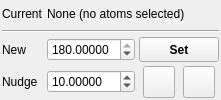
      <widget class="QWidget" name="TorsionTab">
       <property name="toolTip">
        <string>Change the torsion angle made by four selected atoms</string>
       </property>
       <attribute name="title">
        <string>Torsion</string>
       </attribute>
       <layout class="QHBoxLayout" name="horizontalLayout_7">
        <property name="spacing">
         <number>4</number>
        </property>
        <property name="margin">
         <number>2</number>
        </property>
        <item>
         <layout class="QGridLayout" name="gridLayout_3">
          <item row="0" column="0">
           <widget class="QLabel" name="label_7">
            <property name="text">
             <string>Current</string>
            </property>
           </widget>
          </item>
          <item row="0" column="1" colspan="2">
           <widget class="QLabel" name="TorsionLabel">
            <property name="text">
             <string>None (no atoms selected)</string>
            </property>
           </widget>
          </item>
          <item row="4" column="0">
           <widget class="QLabel" name="label_8">
            <property name="text">
             <string>New</string>
            </property>
           </widget>
          </item>
          <item row="1" column="0" colspan="3">
           <widget class="Line" name="line_3">
            <property name="orientation">
             <enum>Qt::Horizontal</enum>
            </property>
           </widget>
          </item>
          <item row="4" column="1">
           <widget class="QDoubleSpinBox" name="NewTorsionSpin">
            <property name="sizePolicy">
             <sizepolicy hsizetype="Expanding" vsizetype="Fixed">
              <horstretch>0</horstretch>
              <verstretch>0</verstretch>
             </sizepolicy>
            </property>
            <property name="decimals">
             <number>5</number>
            </property>
            <property name="minimum">
             <double>-180.000000000000000</double>
            </property>
            <property name="maximum">
             <double>180.000000000000000</double>
            </property>
            <property name="value">
             <double>180.000000000000000</double>
            </property>
           </widget>
          </item>
          <item row="5" column="0">
           <widget class="QLabel" name="label_9">
            <property name="text">
             <string>Nudge</string>
            </property>
           </widget>
          </item>
          <item row="5" column="1">
           <widget class="QDoubleSpinBox" name="NudgeTorsionSpin">
            <property name="sizePolicy">
             <sizepolicy hsizetype="Expanding" vsizetype="Fixed">
              <horstretch>0</horstretch>
              <verstretch>0</verstretch>
             </sizepolicy>
            </property>
            <property name="decimals">
             <number>5</number>
            </property>
            <property name="minimum">
             <double>-180.000000000000000</double>
            </property>
            <property name="maximum">
             <double>180.000000000000000</double>
            </property>
            <property name="value">
             <double>10.000000000000000</double>
            </property>
           </widget>
          </item>
          <item row="5" column="2">
           <layout class="QHBoxLayout" name="horizontalLayout_4">
            <item>
             <widget class="QPushButton" name="NudgeTorsionMinusButton">
              <property name="minimumSize">
               <size>
                <width>32</width>
                <height>32</height>
               </size>
              </property>
              <property name="maximumSize">
               <size>
                <width>32</width>
                <height>32</height>
               </size>
              </property>
              <property name="text">
               <string/>
              </property>
              <property name="icon">
               <iconset resource="icons.qrc">
                <normaloff>:/basic/icons/basic_minus.svg</normaloff>:/basic/icons/basic_minus.svg</iconset>
              </property>
              <property name="iconSize">
               <size>
                <width>16</width>
                <height>16</height>
               </size>
              </property>
              <property name="autoDefault">
               <bool>false</bool>
              </property>
             </widget>
            </item>
            <item>
             <widget class="QPushButton" name="NudgeTorsionPlusButton">
              <property name="minimumSize">
               <size>
                <width>32</width>
                <height>32</height>
               </size>
              </property>
              <property name="maximumSize">
               <size>
                <width>32</width>
                <height>32</height>
               </size>
              </property>
              <property name="text">
               <string/>
              </property>
              <property name="icon">
               <iconset resource="icons.qrc">
                <normaloff>:/basic/icons/basic_plus.svg</normaloff>:/basic/icons/basic_plus.svg</iconset>
              </property>
              <property name="iconSize">
               <size>
                <width>16</width>
                <height>16</height>
               </size>
              </property>
              <property name="autoDefault">
               <bool>false</bool>
              </property>
             </widget>
            </item>
           </layout>
          </item>
          <item row="4" column="2">
           <widget class="QPushButton" name="SetNewTorsionButton">
            <property name="minimumSize">
             <size>
              <width>0</width>
              <height>25</height>
             </size>
            </property>
            <property name="font">
             <font>
              <weight>75</weight>
              <bold>true</bold>
             </font>
            </property>
            <property name="text">
             <string>Set</string>
            </property>
            <property name="autoDefault">
             <bool>false</bool>
            </property>
           </widget>
          </item>
         </layout>
        </item>
       </layout>
      </widget>
